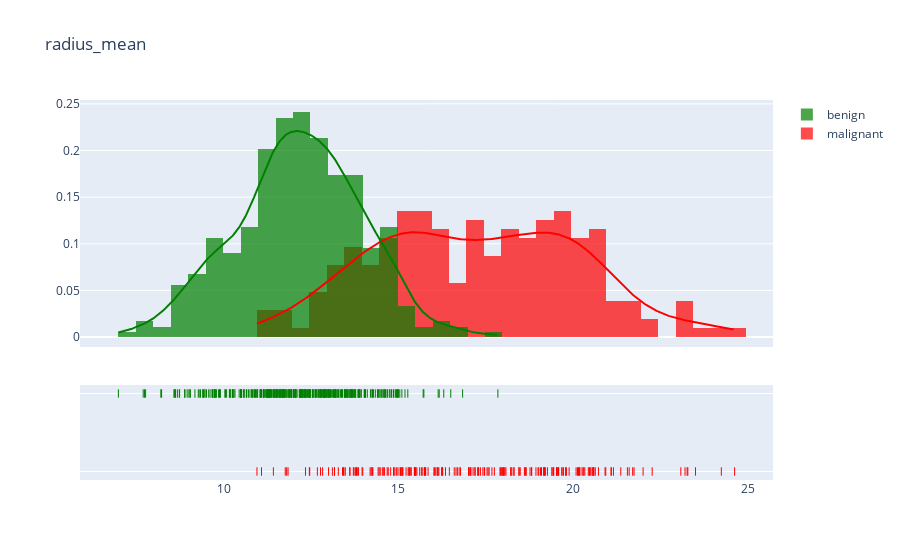
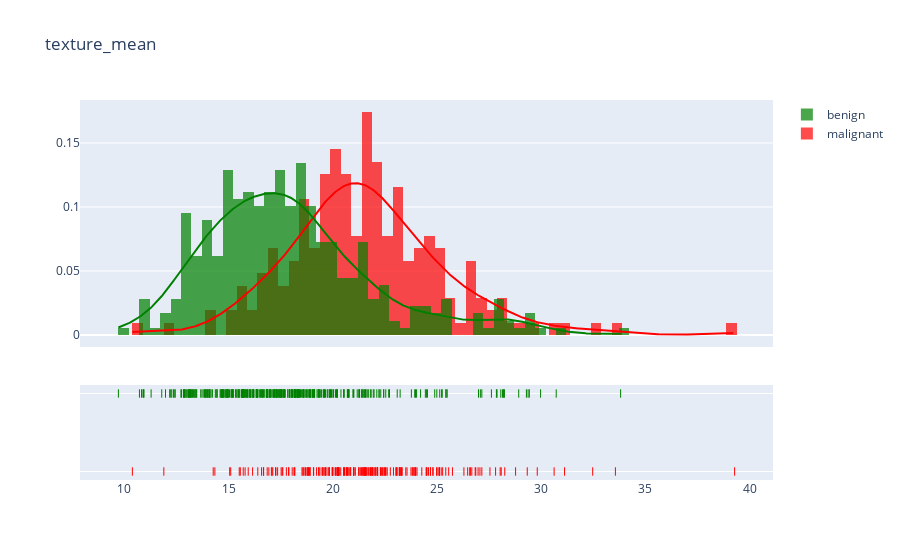
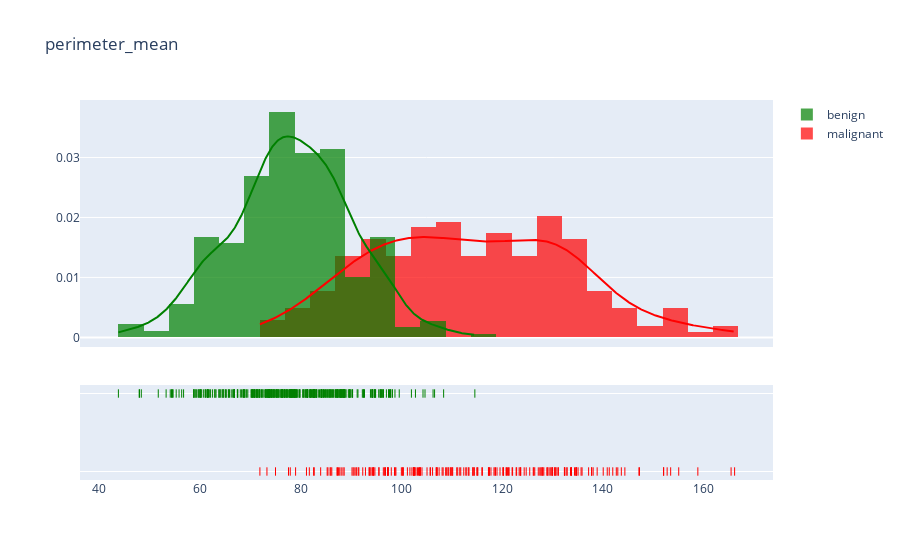
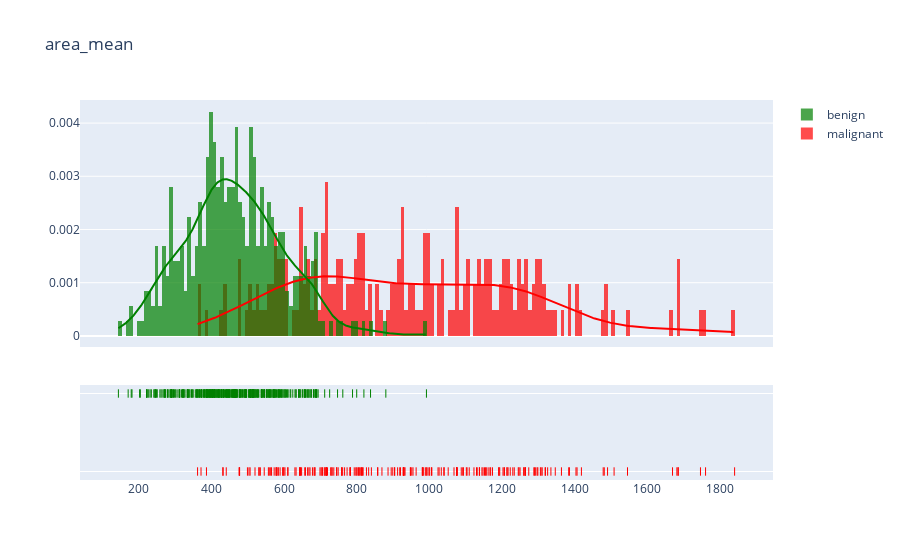

The notebook cell these images were saved under, in order:
### Code cell
plot_distribution('radius_mean', .5)
plot_distribution('texture_mean', .5)
plot_distribution('perimeter_mean', 5)
plot_distribution('area_mean', 10)

### Figure 1 — Plotly figure (JSON) as saved in the notebook; plotly's stock layout.template omitted (floating-point values rounded to 4 significant figures; data arrays with more than 128 entries replaced by an {"elided": "..."} marker saying what was removed)
{"data": [{"autobinx": false, "histnorm": "probability density", "legendgroup": "malignant", "marker": {"color": "red"}, "name": "malignant", "opacity": 0.7, "type": "histogram", "x": {"elided": "207 float values"}, "xaxis": "x", "xbins": {"end": 24.63, "size": 0.5, "start": 10.95}, "yaxis": "y"}, {"autobinx": false, "histnorm": "probability density", "legendgroup": "benign", "marker": {"color": "green"}, "name": "benign", "opacity": 0.7, "type": "histogram", "x": {"elided": "357 float values"}, "xaxis": "x", "xbins": {"end": 17.85, "size": 0.5, "start": 6.981}, "yaxis": "y"}, {"legendgroup": "malignant", "marker": {"color": "red"}, "mode": "lines", "name": "malignant", "showlegend": false, "type": "scatter", "x": {"elided": "500 float values"}, "xaxis": "x", "y": {"elided": "500 float values"}, "yaxis": "y"}, {"legendgroup": "benign", "marker": {"color": "green"}, "mode": "lines", "name": "benign", "showlegend": false, "type": "scatter", "x": {"elided": "500 float values"}, "xaxis": "x", "y": {"elided": "500 float values"}, "yaxis": "y"}, {"legendgroup": "malignant", "marker": {"color": "red", "symbol": "line-ns-open"}, "mode": "markers", "name": "malignant", "showlegend": false, "type": "scatter", "x": {"elided": "207 float values"}, "xaxis": "x", "y": {"elided": "207 str values"}, "yaxis": "y2"}, {"legendgroup": "benign", "marker": {"color": "green", "symbol": "line-ns-open"}, "mode": "markers", "name": "benign", "showlegend": false, "type": "scatter", "x": {"elided": "357 float values"}, "xaxis": "x", "y": {"elided": "357 str values"}, "yaxis": "y2"}], "layout": {"barmode": "overlay", "hovermode": "closest", "legend": {"traceorder": "reversed"}, "title": {"text": "radius_mean"}, "xaxis": {"anchor": "y2", "domain": [0, 1], "zeroline": false}, "yaxis": {"anchor": "free", "domain": [0.35, 1], "position": 0}, "yaxis2": {"anchor": "x", "domain": [0, 0.25], "dtick": 1, "showticklabels": false}}}

### Figure 2 — Plotly figure (JSON) as saved in the notebook; plotly's stock layout.template omitted (floating-point values rounded to 4 significant figures; data arrays with more than 128 entries replaced by an {"elided": "..."} marker saying what was removed)
{"data": [{"autobinx": false, "histnorm": "probability density", "legendgroup": "malignant", "marker": {"color": "red"}, "name": "malignant", "opacity": 0.7, "type": "histogram", "x": {"elided": "207 float values"}, "xaxis": "x", "xbins": {"end": 39.28, "size": 0.5, "start": 10.38}, "yaxis": "y"}, {"autobinx": false, "histnorm": "probability density", "legendgroup": "benign", "marker": {"color": "green"}, "name": "benign", "opacity": 0.7, "type": "histogram", "x": {"elided": "357 float values"}, "xaxis": "x", "xbins": {"end": 33.81, "size": 0.5, "start": 9.71}, "yaxis": "y"}, {"legendgroup": "malignant", "marker": {"color": "red"}, "mode": "lines", "name": "malignant", "showlegend": false, "type": "scatter", "x": {"elided": "500 float values"}, "xaxis": "x", "y": {"elided": "500 float values"}, "yaxis": "y"}, {"legendgroup": "benign", "marker": {"color": "green"}, "mode": "lines", "name": "benign", "showlegend": false, "type": "scatter", "x": {"elided": "500 float values"}, "xaxis": "x", "y": {"elided": "500 float values"}, "yaxis": "y"}, {"legendgroup": "malignant", "marker": {"color": "red", "symbol": "line-ns-open"}, "mode": "markers", "name": "malignant", "showlegend": false, "type": "scatter", "x": {"elided": "207 float values"}, "xaxis": "x", "y": {"elided": "207 str values"}, "yaxis": "y2"}, {"legendgroup": "benign", "marker": {"color": "green", "symbol": "line-ns-open"}, "mode": "markers", "name": "benign", "showlegend": false, "type": "scatter", "x": {"elided": "357 float values"}, "xaxis": "x", "y": {"elided": "357 str values"}, "yaxis": "y2"}], "layout": {"barmode": "overlay", "hovermode": "closest", "legend": {"traceorder": "reversed"}, "title": {"text": "texture_mean"}, "xaxis": {"anchor": "y2", "domain": [0, 1], "zeroline": false}, "yaxis": {"anchor": "free", "domain": [0.35, 1], "position": 0}, "yaxis2": {"anchor": "x", "domain": [0, 0.25], "dtick": 1, "showticklabels": false}}}

### Figure 3 — Plotly figure (JSON) as saved in the notebook; plotly's stock layout.template omitted (floating-point values rounded to 4 significant figures; data arrays with more than 128 entries replaced by an {"elided": "..."} marker saying what was removed)
{"data": [{"autobinx": false, "histnorm": "probability density", "legendgroup": "malignant", "marker": {"color": "red"}, "name": "malignant", "opacity": 0.7, "type": "histogram", "x": {"elided": "207 float values"}, "xaxis": "x", "xbins": {"end": 166.2, "size": 5, "start": 71.9}, "yaxis": "y"}, {"autobinx": false, "histnorm": "probability density", "legendgroup": "benign", "marker": {"color": "green"}, "name": "benign", "opacity": 0.7, "type": "histogram", "x": {"elided": "357 float values"}, "xaxis": "x", "xbins": {"end": 114.6, "size": 5, "start": 43.79}, "yaxis": "y"}, {"legendgroup": "malignant", "marker": {"color": "red"}, "mode": "lines", "name": "malignant", "showlegend": false, "type": "scatter", "x": {"elided": "500 float values"}, "xaxis": "x", "y": {"elided": "500 float values"}, "yaxis": "y"}, {"legendgroup": "benign", "marker": {"color": "green"}, "mode": "lines", "name": "benign", "showlegend": false, "type": "scatter", "x": {"elided": "500 float values"}, "xaxis": "x", "y": {"elided": "500 float values"}, "yaxis": "y"}, {"legendgroup": "malignant", "marker": {"color": "red", "symbol": "line-ns-open"}, "mode": "markers", "name": "malignant", "showlegend": false, "type": "scatter", "x": {"elided": "207 float values"}, "xaxis": "x", "y": {"elided": "207 str values"}, "yaxis": "y2"}, {"legendgroup": "benign", "marker": {"color": "green", "symbol": "line-ns-open"}, "mode": "markers", "name": "benign", "showlegend": false, "type": "scatter", "x": {"elided": "357 float values"}, "xaxis": "x", "y": {"elided": "357 str values"}, "yaxis": "y2"}], "layout": {"barmode": "overlay", "hovermode": "closest", "legend": {"traceorder": "reversed"}, "title": {"text": "perimeter_mean"}, "xaxis": {"anchor": "y2", "domain": [0, 1], "zeroline": false}, "yaxis": {"anchor": "free", "domain": [0.35, 1], "position": 0}, "yaxis2": {"anchor": "x", "domain": [0, 0.25], "dtick": 1, "showticklabels": false}}}

### Figure 4 — Plotly figure (JSON) as saved in the notebook; plotly's stock layout.template omitted (floating-point values rounded to 4 significant figures; data arrays with more than 128 entries replaced by an {"elided": "..."} marker saying what was removed)
{"data": [{"autobinx": false, "histnorm": "probability density", "legendgroup": "malignant", "marker": {"color": "red"}, "name": "malignant", "opacity": 0.7, "type": "histogram", "x": {"elided": "207 float values"}, "xaxis": "x", "xbins": {"end": 1841, "size": 10, "start": 361.6}, "yaxis": "y"}, {"autobinx": false, "histnorm": "probability density", "legendgroup": "benign", "marker": {"color": "green"}, "name": "benign", "opacity": 0.7, "type": "histogram", "x": {"elided": "357 float values"}, "xaxis": "x", "xbins": {"end": 992.1, "size": 10, "start": 143.5}, "yaxis": "y"}, {"legendgroup": "malignant", "marker": {"color": "red"}, "mode": "lines", "name": "malignant", "showlegend": false, "type": "scatter", "x": {"elided": "500 float values"}, "xaxis": "x", "y": {"elided": "500 float values"}, "yaxis": "y"}, {"legendgroup": "benign", "marker": {"color": "green"}, "mode": "lines", "name": "benign", "showlegend": false, "type": "scatter", "x": {"elided": "500 float values"}, "xaxis": "x", "y": {"elided": "500 float values"}, "yaxis": "y"}, {"legendgroup": "malignant", "marker": {"color": "red", "symbol": "line-ns-open"}, "mode": "markers", "name": "malignant", "showlegend": false, "type": "scatter", "x": {"elided": "207 float values"}, "xaxis": "x", "y": {"elided": "207 str values"}, "yaxis": "y2"}, {"legendgroup": "benign", "marker": {"color": "green", "symbol": "line-ns-open"}, "mode": "markers", "name": "benign", "showlegend": false, "type": "scatter", "x": {"elided": "357 float values"}, "xaxis": "x", "y": {"elided": "357 str values"}, "yaxis": "y2"}], "layout": {"barmode": "overlay", "hovermode": "closest", "legend": {"traceorder": "reversed"}, "title": {"text": "area_mean"}, "xaxis": {"anchor": "y2", "domain": [0, 1], "zeroline": false}, "yaxis": {"anchor": "free", "domain": [0.35, 1], "position": 0}, "yaxis2": {"anchor": "x", "domain": [0, 0.25], "dtick": 1, "showticklabels": false}}}
